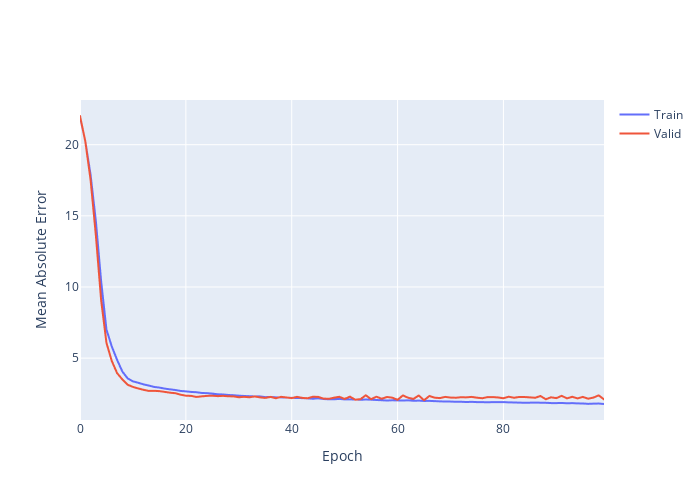

Source (notebook cell):
### Code cell
# Visual representation to make a simpler way of verifying model using mean absolute error
fig = go.Figure()

fig.add_trace(go.Scattergl(y=history.history['mae'],
                    name='Train'))

fig.add_trace(go.Scattergl(y=history.history['val_mae'],
                    name='Valid'))

fig.update_layout(height=500, width=700,
                  xaxis_title='Epoch',
                  yaxis_title='Mean Absolute Error')

fig.show()
